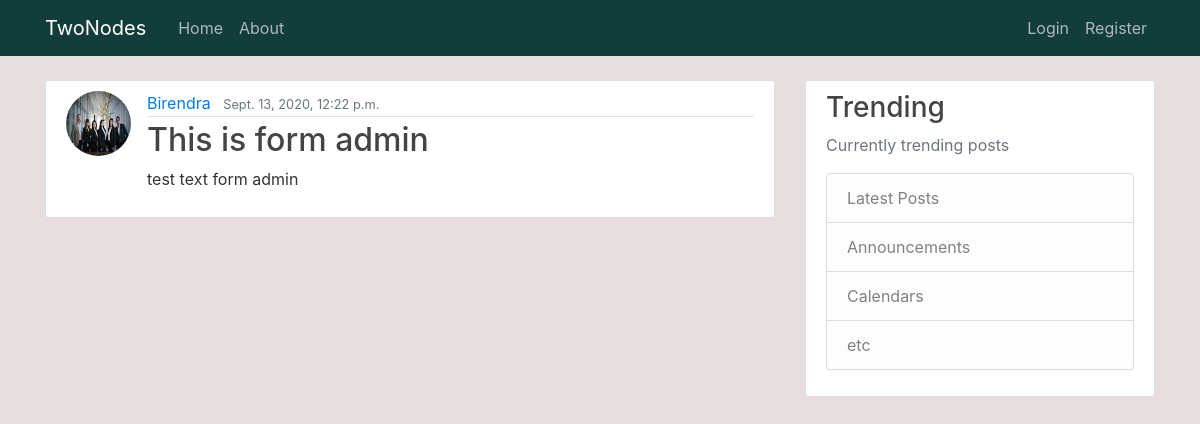
/post/5/, run on the app's committed database.
### blog/models.py (models this page shows, shortened)
class Post(models.Model):
    title = models.CharField(max_length=100)
    content = models.TextField()
    dateposted = models.DateTimeField(default=timezone.now)
    author = models.ForeignKey(User, on_delete= models.CASCADE)

### users/models.py (models this page shows, shortened)
class Profile(models.Model):
    user = models.OneToOneField(User, on_delete=models.CASCADE)
    image = models.ImageField(default='default.jpg', upload_to='profile_pics')

### blog/views.py (the view)
# urls.py: path('post/<int:pk>/', PostDetailView.as_view(), name = 'post-detail'),
class PostDetailView(DetailView):
    model = Post

### blog/templates/blog/post_detail.html
{% extends "blog/base.html" %}
{% block content %}
    <article class="media content-section">
        <img class="rounded-circle article-img" src="{{ object.author.profile.image.url}}" alt="Profiel Picture">
        <div class="media-body">
        <div class="article-metadata">
            <a class="mr-2" href="#">{{ object.author }}</a>
            <small class="text-muted">{{ post.dateposted }}</small>
        </div>
        <h2 class="article-title">{{ object.title }}</h2>
        <p class="article-content">{{ object.content }}</p>
        </div>
    </article>
{% endblock content %}

### blog/static/blog/main.css (style rules this page uses)
body { background: #e7dfdf; color: #333333; margin-top: 5rem; }
h1, h2, h3, h4, h5, h6 { color: #444444; }
.content-section { background: #ffffff; padding: 10px 20px; border: 1px solid #dddddd; border-radius: 3px; margin-bottom: 20px; }
.article-title { color: #444444; }
.article-content { white-space: pre-line; }
.article-img { height: 65px; width: 65px; margin-right: 16px; }
.article-metadata { padding-bottom: 1px; margin-bottom: 4px; border-bottom: 1px solid #e3e3e3; }

### data on the page
Post: author.profile.image (picture), author "Birendra", dateposted "Sept. 13, 2020, 12:22 p.m.", title "This is form admin", content "test text form admin"
